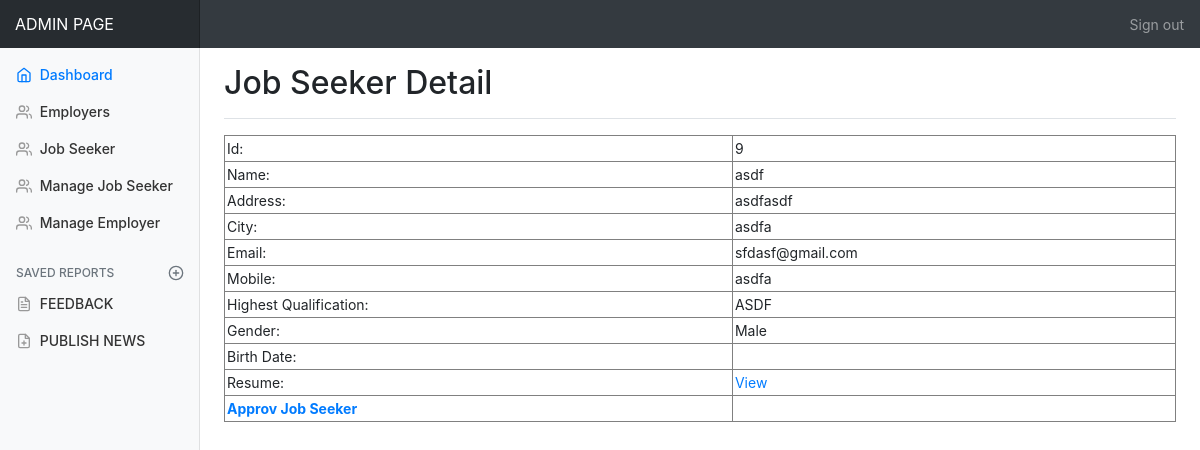
Page /admin/DetailJob.php?JobId=9 (signed in) on the committed database.
### tables this page shows
CREATE TABLE `jobseeker_reg` (
  `JobSeekId` int(11) NOT NULL,
  `JobSeekerName` varchar(255) NOT NULL,
  `Address` varchar(255) NOT NULL,
  `City` varchar(255) NOT NULL,
  `Email` varchar(255) NOT NULL,
  `Mobile` varchar(255) NOT NULL,
  `Qualification` varchar(255) NOT NULL,
  `Experience` text NOT NULL,
  `Gender` varchar(255) NOT NULL,
  `BirthDate` varchar(255) NOT NULL,
  `age` int(11) NOT NULL,
  `Resume` varchar(255) NOT NULL,
  `Status` varchar(255) NOT NULL,
  `Username` varchar(255) NOT NULL,
  `Password` varchar(255) NOT NULL,
  `Question` varchar(255) NOT NULL,
  `Answer` varchar(255) NOT NULL
);

### admin/DetailJob.php (the view, shortened to what this page needs)
<!doctype html>
<html lang="en">
  <head>
    <link rel="stylesheet" href="https://maxcdn.bootstrapcdn.com/bootstrap/4.5.2/css/bootstrap.min.css">
    <link href="./css/dashboard.css" rel="stylesheet">
  </head>
  <body>
    <nav class="navbar navbar-dark sticky-top bg-dark flex-md-nowrap p-0">
      <a class="navbar-brand col-sm-3 col-md-2 mr-0" href="#">ADMIN PAGE</a>
      <ul class="navbar-nav px-3">
        <li class="nav-item text-nowrap">
          <a class="nav-link" href="logout.php">Sign out</a>
        </li>
      </ul>
    </nav>
    <div class="container-fluid">
      <div class="row">
        <nav class="col-md-2 d-none d-md-block bg-light sidebar">
          <div class="sidebar-sticky">
            <ul class="nav flex-column">
            <li class="nav-item">
                <a class="nav-link active" href="#">
                  <span data-feather="home"></span>
                  Dashboard <span class="sr-only">(current)</span>
                </a>
              </li>
              <li class="nav-item">
                <a class="nav-link" href="employer.php">
                  <span data-feather="users"></span>
                  Employers
                </a>
              </li>
              <li class="nav-item">
                <a class="nav-link" href="jobseeker.php">
                  <span data-feather="users"></span>
                  Job Seeker
                </a>
              </li>
              <li class="nav-item">
                <a class="nav-link" href="managejobseeker.php">
                  <span data-feather="users"></span>
                   Manage Job Seeker
                </a>
              </li>
              <li class="nav-item">
                <a class="nav-link" href="manageemployer.php">
                  <span data-feather="users"></span>
                  Manage Employer
                </a>
              </li>
            <h6 class="sidebar-heading d-flex justify-content-between align-items-center px-3 mt-4 mb-1 text-muted">
              <span>Saved reports</span>
              <a class="d-flex align-items-center text-muted" href="#">
                <span data-feather="plus-circle"></span>
              </a>
            </h6>
            <ul class="nav flex-column mb-2">
              <li class="nav-item">
                <a class="nav-link" href="feedback.php">
                  <span data-feather="file-text"></span>
                  FEEDBACK
                </a>
              </li>
              <li class="nav-item">
                <a class="nav-link" href="admin_news.php">
                  <span data-feather="file-plus"></span>
                  PUBLISH NEWS
                </a>
              </li>
            </ul>
          </div>
        </nav>
        <main role="main" class="col-md-9 ml-sm-auto col-lg-10 pt-3 px-4">
          <div class="d-flex justify-content-between flex-wrap flex-md-nowrap align-items-center pb-2 mb-3 border-bottom">
            <h1 class="h2">Job Seeker Detail</h1>
          </div>
          <?php
 $ID = $_GET['JobId'];
include 'connection/db.php';
$sql = "select * from jobseeker_reg where JobSeekId =$ID  ";
$result = mysqli_query($conn,$sql);
$row = mysqli_fetch_array($result)
?>
<table width="100%" border="1" cellspacing="2" cellpadding="2">
    <tr>
        <td>Id:</td>
        <td><?php echo $row['JobSeekId']; ?></td>
    </tr>
    <tr>
        <td>Name:</td>
        <td><?php echo $row['JobSeekerName']; ?></td>
    </tr>
    <tr>
        <td>Address:</td>
        <td><?php echo $row['Address']; ?></td>
    </tr>
    <tr>
        <td>City:</td>
        <td><?php echo $row['City']; ?></td>
    </tr>
    <tr>
        <td>Email:</td>
        <td><?php echo $row['Email']; ?></td>
    </tr>
    <tr>
        <td>Mobile:</td>
        <td><?php echo $row['Mobile']; ?></td>
    </tr>
    <tr>
        <td>Highest Qualification:</td>
        <td><?php echo $row['Qualification']; ?></td>
    </tr>
    <tr>
        <td>Gender:</td>
        <td><?php echo $row['Gender']; ?></td>
    </tr>
    <tr>
        <td>Birth Date:</td>
        <td><?php echo $row['BirthDate']; ?></td>
    </tr>
    <tr>
        <td>Resume:</td>
        <td><a href="../job seeker/upload/<?php echo $row['Resume']; ?>" target="_blank">View</a>
        </td>
    </tr>
    <tr>
        <td><strong><a href="ApprovJob.php?JobId=<?php echo $row['JobSeekId']; ?>">Approv Job Seeker</a></strong></td>
        <td></td>
    </tr>
</table>
        </main>
      </div>
    </div>
  </body>
</html>

### admin/css/dashboard.css (style rules this page uses)
body { font-size: .875rem; }
.feather { width: 16px; height: 16px; vertical-align: text-bottom; }
.sidebar { position: fixed; top: 0; bottom: 0; left: 0; z-index: 100; padding: 0; box-shadow: inset -1px 0 0 rgba(0, 0, 0, .1); }
.sidebar-sticky { position: -webkit-sticky; position: sticky; top: 48px; height: calc(100vh - 48px); padding-top: .5rem; overflow-x: hidden; overflow-y: auto; }
.sidebar .nav-link { font-weight: 500; color: #333; }
.sidebar .nav-link .feather { margin-right: 4px; color: #999; }
.sidebar .nav-link.active { color: #007bff; }
.sidebar .nav-link:hover .feather, .sidebar .nav-link.active .feather { color: inherit; }
.sidebar-heading { font-size: .75rem; text-transform: uppercase; }
.navbar-brand { padding-top: .75rem; padding-bottom: .75rem; font-size: 1rem; background-color: rgba(0, 0, 0, .25); box-shadow: inset -1px 0 0 rgba(0, 0, 0, .25); }
.border-bottom { border-bottom: 1px solid #e5e5e5; }

### rows in the picture
jobseeker_reg: JobSeekId "9", JobSeekerName "asdf", Address "asdfasdf", City "asdfa", Email "sfdasf@gmail.com", Mobile "asdfa", Qualification "ASDF", Gender "Male"
